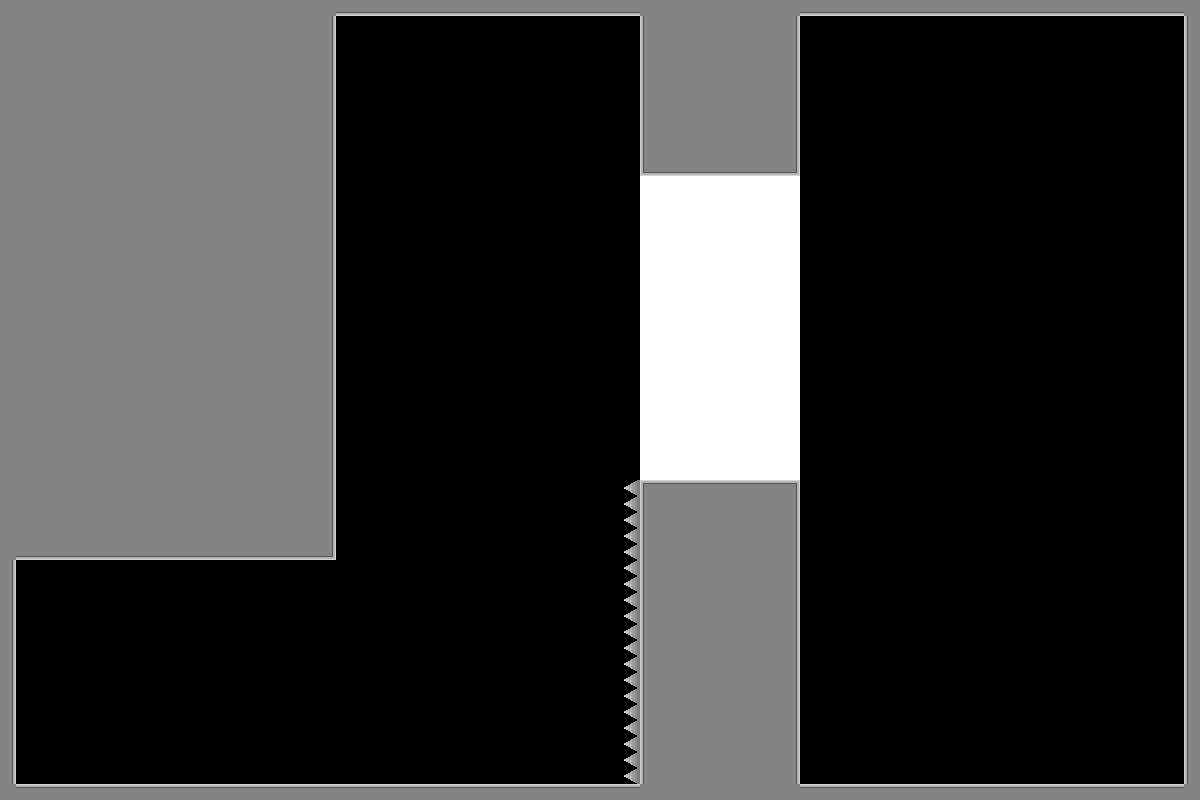

The image is a tile-based game level rendered from a .tmx file. Its description and source (layers, tilesets, objects; grid data summarised) follow:
An orthogonal 75x50 tile map with 16x16 px tiles, 1 tile layer (Tile Layer 1) and 1 object (white_button).

<map version="1.10" tiledversion="1.12.2" orientation="orthogonal" renderorder="right-down" width="75" height="50" tilewidth="16" tileheight="16" infinite="0" nextlayerid="3" nextobjectid="2">
 <tileset firstgid="1" source="place_holder_tileset.tsx" />
 <layer id="1" name="Tile Layer 1" width="75" height="50">
  <data>[3750 cells, 1425 non-empty, 11 distinct tile ids]</data>
 </layer>
 <objectgroup id="2" name="object_layer">
  <object id="1" name="white_button" x="1068.7" y="55.0466" width="132.71" height="43.4324" rotation="180">
   <properties>
    <property name="obj_type" value="button" />
   </properties>
  </object>
 </objectgroup>
</map>
